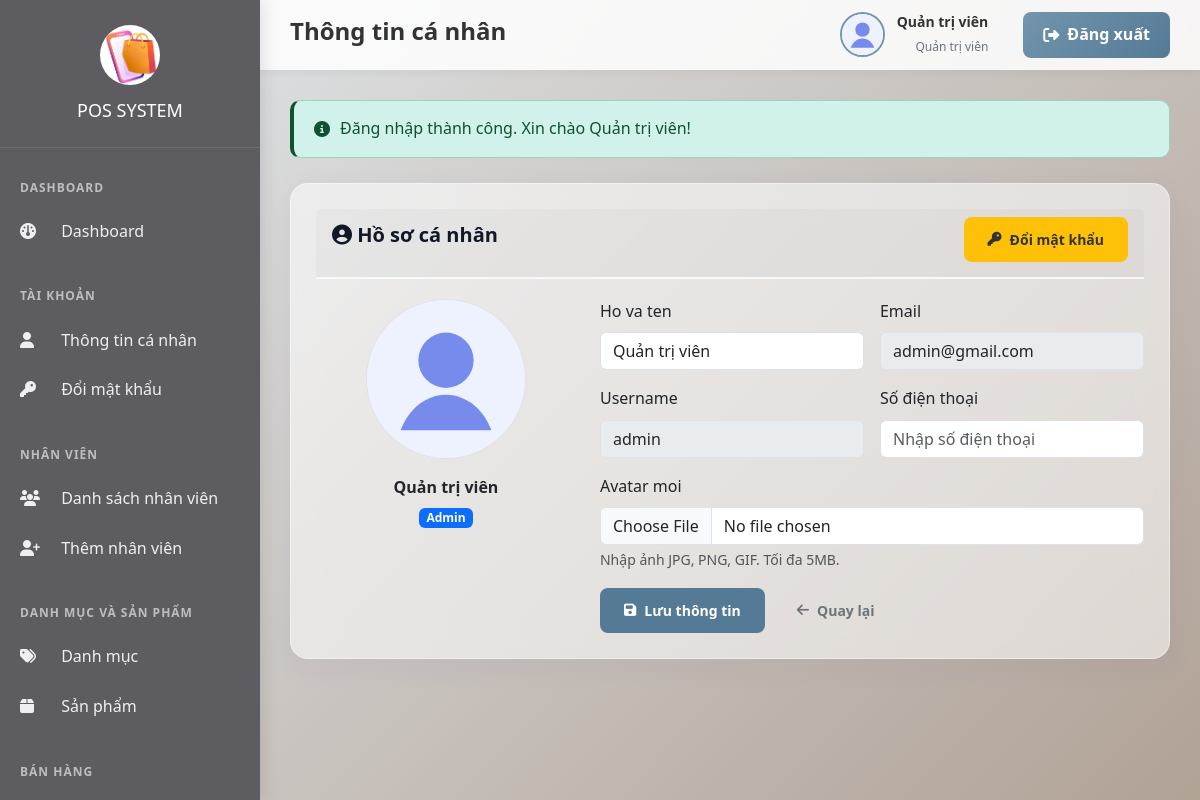
/modules/profile/view_profile.php (signed in), run on the app's committed database.
### tables this page shows
CREATE TABLE users (
    id INT PRIMARY KEY AUTO_INCREMENT,
    username VARCHAR(50) UNIQUE NOT NULL,
    password VARCHAR(255) NOT NULL,
    email VARCHAR(100) UNIQUE NOT NULL,
    full_name VARCHAR(100) NOT NULL,
    phone VARCHAR(15),
    avatar VARCHAR(255) DEFAULT 'avatar-default.png',
    role ENUM('admin', 'staff') NOT NULL DEFAULT 'staff',
    status ENUM('active', 'locked') NOT NULL DEFAULT 'active',
    must_change_password TINYINT(1) NOT NULL DEFAULT 1,
    created_at TIMESTAMP DEFAULT CURRENT_TIMESTAMP,
    created_by INT DEFAULT NULL,
    updated_at TIMESTAMP DEFAULT CURRENT_TIMESTAMP ON UPDATE CURRENT_TIMESTAMP,
    INDEX idx_username (username),
    INDEX idx_email (email),
    INDEX idx_role (role),
    INDEX idx_status (status),
    FOREIGN KEY (created_by) REFERENCES users(id) ON DELETE SET NULL
);

### config/config.php (called while the page is built, shortened)
<?php
function url($path = '') {
    return BASE_URL . '/' . ltrim($path, '/');
}
function asset($path) {
    $url = ASSETS_URL . '/' . ltrim($path, '/');
    $filePath = BASE_PATH . '/assets/' . ltrim($path, '/');
    if (is_file($filePath)) {
        $url .= '?v=' . filemtime($filePath);
    }
    return $url;
}
function e($value) {
    return htmlspecialchars((string) $value, ENT_QUOTES, 'UTF-8');
}
function getFlashMessage() {
    $message = $_SESSION['flash_message'];
    return $message;
}
function isLoggedIn() {
    return !empty($_SESSION['user_id']);
}
function getCurrentUser() {
    return [
        'id' => $_SESSION['user_id'] ?? null,
        'username' => $_SESSION['username'] ?? null,
        'email' => $_SESSION['email'] ?? null,
        'full_name' => $_SESSION['full_name'] ?? null,
        'role' => $_SESSION['role'] ?? null,
        'avatar' => $_SESSION['avatar'] ?? 'avatar-default.png',
        'must_change_password' => $_SESSION['must_change_password'] ?? 0,
    ];
}
function isAdmin() {
    return isLoggedIn() && ($_SESSION['role'] ?? null) === ROLE_ADMIN;
}
function routeByRole($role = null) {
    $role = $role ?? ($_SESSION['role'] ?? null);
    if ($role === ROLE_ADMIN) {
        return url('modules/dashboard/admin_dashboard.php');
    }
    return url('modules/pos/pos.php');
}
function getAvatarUrl($avatar) {
    if (empty($avatar) || $avatar === 'avatar-default.png') {
        return asset('images/avatar-default.svg');
    }
    return UPLOADS_URL . '/avatars/' . $avatar;
}
require_once __DIR__ . '/database.php';

### config/database.php (called while the page is built, shortened)
<?php
function getDbConnection() {
    static $conn = null;
    if ($conn === null) {
        $conn = new mysqli(DB_HOST, DB_USER, DB_PASS, DB_NAME);
        $conn->query("SET time_zone = '+07:00'");
    }
    return $conn;
}
function executeQuery($query, $types = '', $params = []) {
    $conn = getDbConnection();
    $stmt = $conn->prepare($query);
    if (!empty($types) && !empty($params)) {
        $stmt->bind_param($types, ...$params);
    }
    if (!$stmt->execute()) {
        error_log("Execute failed: " . $stmt->error);
        return false;
    }
    return $stmt;
}
function fetchOne($query, $types = '', $params = []) {
    $stmt = executeQuery($query, $types, $params);
    $result = $stmt->get_result();
    $row = $result->fetch_assoc();
    return $row;
}
?>

### modules/profile/view_profile.php (the view, shortened to what this page needs)
<?php
require_once '../../config/config.php';
$pageTitle = 'Thông tin cá nhân';
$user = fetchOne('SELECT * FROM users WHERE id = ? LIMIT 1', 'i', [$_SESSION['user_id']]);
?>
<!DOCTYPE html>
<html lang="vi">
<head>
    <link rel="stylesheet" href="https://cdn.jsdelivr.net/npm/bootstrap@5.3.3/dist/css/bootstrap.min.css">
    <link rel="stylesheet" href="https://cdnjs.cloudflare.com/ajax/libs/font-awesome/6.5.2/css/all.min.css">
    <link rel="stylesheet" href="<?php echo asset('css/style.css'); ?>">
</head>
<body>
    <?php include '../../includes/sidebar.php'; ?>
    <?php include '../../includes/header.php'; ?>
    <div class="main-content">
        <?php $flashMessage = getFlashMessage(); ?>
        <?php if ($flashMessage): ?>
            <div class="alert alert-<?php echo e($flashMessage['type']); ?>">
                <i class="fas fa-info-circle"></i>
                <span><?php echo e($flashMessage['message']); ?></span>
            </div>
        <?php endif; ?>
        <div class="card">
            <div class="card-header">
                <h2 class="card-title"><i class="fas fa-user-circle"></i> Hồ sơ cá nhân</h2>
                <a href="<?php echo url('modules/auth/change_password.php'); ?>" class="btn btn-warning">
                    <i class="fas fa-key"></i> Đổi mật khẩu
                </a>
            </div>
            <div class="row g-4">
                <div class="col-lg-4 text-center">
                    <img src="<?php echo getAvatarUrl($user['avatar']); ?>" alt="Avatar" class="rounded-circle border" style="width: 160px; height: 160px; object-fit: cover;">
                    <p class="mt-3 mb-1"><strong><?php echo e($user['full_name']); ?></strong></p>
                    <span class="badge bg-<?php echo isAdmin() ? 'primary' : 'success'; ?>">
                        <?php echo isAdmin() ? 'Admin' : 'Nhân viên'; ?>
                    </span>
                </div>
                <div class="col-lg-8">
                    <form action="process_update_profile.php" method="POST" enctype="multipart/form-data" class="row g-3">
                        <div class="col-md-6">
                            <label class="form-label">Ho va ten</label>
                            <input type="text" name="full_name" class="form-control" value="<?php echo e($user['full_name']); ?>" required>
                        </div>
                        <div class="col-md-6">
                            <label class="form-label">Email</label>
                            <input type="email" class="form-control" value="<?php echo e($user['email']); ?>" disabled>
                        </div>
                        <div class="col-md-6">
                            <label class="form-label">Username</label>
                            <input type="text" class="form-control" value="<?php echo e($user['username']); ?>" disabled>
                        </div>
                        <div class="col-md-6">
                            <label class="form-label">Số điện thoại</label>
                            <input type="text" name="phone" class="form-control" value="<?php echo e($user['phone']); ?>" placeholder="Nhập số điện thoại">
                        </div>
                        <div class="col-12">
                            <label class="form-label">Avatar moi</label>
                            <input type="file" name="avatar" class="form-control" accept=".jpg,.jpeg,.png,.gif">
                            <div class="form-text">Nhập ảnh JPG, PNG, GIF. Tối đa 5MB.</div>
                        </div>
                        <div class="col-12 d-flex gap-2">
                            <button type="submit" class="btn btn-primary">
                                <i class="fas fa-save"></i> Lưu thông tin
                            </button>
                            <a href="<?php echo routeByRole(); ?>" class="btn btn-outline-secondary">
                                <i class="fas fa-arrow-left"></i> Quay lại
                            </a>
                        </div>
                    </form>
                </div>
            </div>
        </div>
    </div>
</body>
</html>

### includes/header.php (shortened to what this page needs)
<?php
$currentUser = getCurrentUser();
?>
<div class="header">
    <div class="header-left">
        <h1><?php echo e($pageTitle ?? 'Dashboard'); ?></h1>
    </div>
    <div class="header-right">
        <div class="user-info">
            <img src="<?php echo getAvatarUrl($currentUser['avatar']); ?>" alt="Avatar" class="user-avatar">
            <div class="user-details">
                <span class="user-name"><?php echo e($currentUser['full_name']); ?></span>
                <span class="user-role"><?php echo $currentUser['role'] === ROLE_ADMIN ? 'Quản trị viên' : 'Nhân viên'; ?></span>
            </div>
        </div>
        <a href="<?php echo url('logout.php'); ?>" class="logout-btn" onclick="return confirm('Bạn có chắc muốn đăng xuất?')">
            <i class="fas fa-sign-out-alt"></i> <span class="logout-text">Đăng xuất</span>
        </a>
    </div>
</div>

### assets/css/style.css (style rules this page uses)
:root { --primary-color: #7395AE; --primary-dark: #557A95; --secondary-color: #B1A296; --success-color: #379683; --danger-color: #842029; --warning-color: #856404; --info-color: #557A95; --dark-color: #5D5C61; --light-color: #f5f6f7; --gray-color: #6c757d; --border-color: #dee2e6; --sidebar-width: 260px; --header-height: 70px; }
* { margin: 0; padding: 0; box-sizing: border-box; }
body { font-family: 'Segoe UI', Tahoma, Geneva, Verdana, sans-serif; background: linear-gradient(135deg, #e3e8ec 0%, #B1A296 100%); background-attachment: fixed; color: #444; line-height: 1.6; }
.header { position: fixed; left: var(--sidebar-width); top: 0; right: 0; height: var(--header-height); background: rgba(255, 255, 255, 0.85); backdrop-filter: blur(10px); -webkit-backdrop-filter: blur(10px); box-shadow: 0 2px 10px rgba(0, 0, 0, 0.05); display: flex; align-items: center; justify-content: space-between; padding: 0 30px; z-index: 999; }
.header-left h1 { font-size: 24px; color: #333; font-weight: 600; }
.header-right { display: flex; align-items: center; gap: 20px; }
.user-info { display: flex; align-items: center; gap: 12px; cursor: pointer; padding: 8px 15px; border-radius: 50px; transition: all 0.3s ease; }
.user-avatar { width: 45px; height: 45px; border-radius: 50%; object-fit: cover; border: 2px solid var(--primary-color); }
.user-details { text-align: right; }
.user-name { font-weight: 600; color: #333; display: block; font-size: 14px; }
.user-role { font-size: 12px; color: #6c757d; }
.logout-btn { padding: 10px 20px; background: linear-gradient(135deg, #7395AE 0%, #557A95 100%); color: white; border: none; border-radius: 8px; cursor: pointer; font-weight: 600; text-decoration: none; display: inline-flex; align-items: center; gap: 8px; transition: all 0.3s ease; }
.main-content { margin-left: var(--sidebar-width); margin-top: var(--header-height); padding: 30px; min-height: calc(100vh - var(--header-height)); }
.card { background: rgba(255, 255, 255, 0.55); backdrop-filter: blur(15px); -webkit-backdrop-filter: blur(15px); border: 1px solid rgba(255, 255, 255, 0.4); border-radius: 18px; box-shadow: 0 8px 32px rgba(31, 38, 135, 0.05); padding: 25px; margin-bottom: 25px; transition: all 0.3s ease; }
.card-header { display: flex; justify-content: space-between; align-items: center; margin-bottom: 20px; padding-bottom: 15px; border-bottom: 2px solid #f8f9fa; }
.card-title { font-size: 20px; font-weight: 800; color: #111827; }
.btn { padding: 12px 24px; border: none; border-radius: 8px; cursor: pointer; font-weight: 600; text-decoration: none; display: inline-flex; align-items: center; gap: 8px; transition: all 0.3s ease; font-size: 14px; }
.btn-primary { background: #557A95; color: white; }
.btn-warning { background: #ffc107; color: #333; }
.alert { padding: 15px 20px; border-radius: 10px; margin-bottom: 25px; display: flex; align-items: center; gap: 10px; animation: slideDown 0.3s ease-out; }
.alert-success { background: #d1f2eb; color: #0f5132; border-left: 4px solid #0f5132; }

### data on the page
users: full_name "Quản trị viên", email "admin@gmail.com", username "admin"

### other printed values
$pageTitle "Thông tin cá nhân"
$flashMessage['message'] "Đăng nhập thành công. Xin chào Quản trị viên!"
